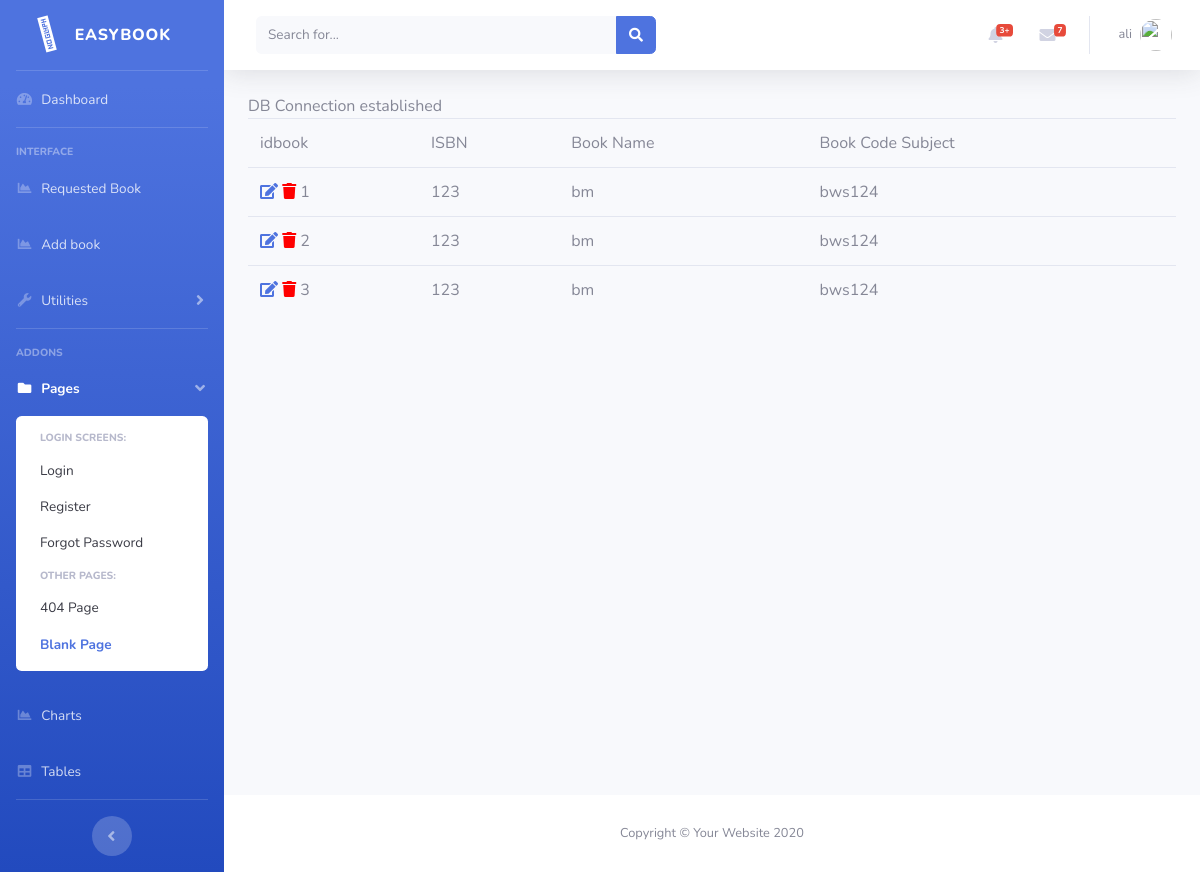
Screenshot of /searchactivity.php?katakunci=bm (signed in) with the database file from the repository.
### tables this page shows
CREATE TABLE IF NOT EXISTS `orderbook` (
  `idbook` int(11) NOT NULL AUTO_INCREMENT,
  `status` varchar(50) NOT NULL DEFAULT '0',
  `ownerid` int(11) NOT NULL DEFAULT '0',
  `isbn` varchar(50) DEFAULT NULL,
  `bookname` varchar(50) DEFAULT NULL,
  `bookcodesubject` varchar(50) DEFAULT NULL,
  `bookcover` varchar(225) DEFAULT NULL,
  PRIMARY KEY (`idbook`)
);

### searchactivity.php (the view, shortened to what this page needs)
<?php
include "header.template.php";
if (isset($_GET['katakunci'])){
	$key=$_GET['katakunci'];
}else{
	$key="";
}
$sql="SELECT idbook,isbn,bookname,bookcodesubject
	FROM orderbook
	WHERE bookname
	 LIKE '%$key%' ";
include "dbconnect.php";
$rs=mysqli_query($conn, $sql);
if(mysqli_num_rows($rs)==0){
	echo "No record found";
}else{
?>
<table class="table">
	<tr>
		<td>idbook</td>
		<td>ISBN</td>
		<td>Book Name</td>
		<td>Book Code Subject</td>
	</tr>
	<?php
		while($rec=mysqli_fetch_array($rs)){
			echo "<tr><td>";
			$id=$rec['idbook'];
			if(isset($_SESSION['accesslevel']) &&
				$_SESSION['accesslevel']=='admin'){
				echo "<a href='editactivity.php?id=$id'>
				<i class='fa fa-edit'></i></a> ".
				"<a href='#'onclick='confirmdelete($id)'>
				<i class='fa fa-trash danger'  style='color:red'></i></a> ";
			}
			echo $rec['idbook'];
			echo "</td>";
			echo "<td>".$rec['isbn']."</td>";
			echo "<td>".$rec['bookname']."</td>";
			echo "<td>".$rec['bookcodesubject']."</td>";
			echo "</tr>";
		}
	?>
</table>
<?php
}
include "footer.template.php";
?>

### rows the page displays
orderbook: idbook "1", isbn "123", bookname "bm", bookcodesubject "bws124"
orderbook: idbook "2", isbn "123", bookname "bm", bookcodesubject "bws124"
orderbook: idbook "3", isbn "123", bookname "bm", bookcodesubject "bws124"

### other values shown
$_SESSION['username'] "ali"
